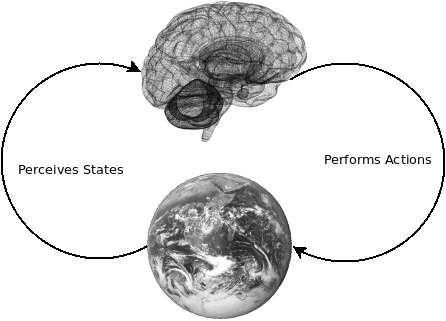

Recreate this plot in Python.

# coding: utf-8

# Reinforcement Learning
# ====

# Outline
# ---
# ***
# * Introduction & Motivation
#     * What is Reinforcement Learning (RL) ?
#     * Markov Decision Process (MDPs)
#     * Bellman Equations
# * Model-Based Reinforcement Learning
#     * Value Iteration 
#     * Policy Iteration 
# * Model-Free Reinforcement Learning
#     * Monte Carlo Control
#     * SARSA
#     * Q-Learning
# * Discussion, References, Further Reading

# What is Reinforcment Learning? 
# ---
# ***
# * *Reinforcement learning is the study of how animals and artificial systems can learn to optimize their behavior in the face of rewards and punishments* -- Peter Dyan, Encyclopedia of Cognitive Science
# * Not Supervised Learning - the animal/agent is not provided with examples of optimal behaviour, it has to be discovered!
# * It subsumes most Artificial Intelligence problems. Forms the basis of most modern intelligent agents frameworks
# * Ideas drawn from a wide range of contexts, including psychology (e.g, Skinner's "Operant Conditioning") and Philosophy (e.g, "Freedom, Equality, Property and Bentham"), neuroscience, operations research  

# Examples of Reinforcement Learning
# ---
# ***
# * Play Backgammon/Chess/Go/Poker (at human or superhuman level)
# * Hellicopter Control
# * Learn how to walk/crawl/swim/cycle
# * Elevator Scheduling
# * Optimising an petreulem refinery 
# 
# 

# The Markov Decision Process
# ---
# ***
# * The primary abstraction we are going to work in is the Markov Decision Process (MDP). 
# * MDPs capture the dynamics of a mini-world/universe/environment
# * An MDP is defined as a tuple $<S,A,T,R,\gamma>$ where: 
#     * $S$, $s \in S$ is a set of states
#     * $A$, $a \in A$ is a set of actions
#     * $R:S$, $R(s)$ is a function that maps states to rewards
#     * $T:S\times S\times A$, with $T(s'| s, a)$ being the probability of an agent landing from state $s$ to state $s'$ if it takes action $a$
#     * $\gamma$ is a discount factor - the impact of time on rewards
# 

# In[36]:

class MDP:
    """A Markov Decision Process, defined by an initial state, transition model,
    and reward function. We also keep track of a gamma value, for use by
    algorithms. We also keep track of the possible states, terminal states, and
    actions for each state. [page 615]"""

    def __init__(self, init, actlist, terminals, gamma=.99):
        update(self, init=init, actlist=actlist, terminals=terminals,
               gamma=gamma, states=set(), reward={})

    def R(self, state):
        "Return a numeric reward for this state."
        return self.reward[state]

    def T(state, action):
        """Transition model.  From a state and an action, return a list
        of (result-state, probability) pairs."""
        abstract
        
    def sample(state, action):
        """Sample from state action. Returns a new state"""
        abstract

    def actions(self, state):
        """Set of actions that can be performed in this state.  By default, a
        fixed list of actions, except for terminal states. Override this
        method if you need to specialize by state."""
        if state in self.terminals:
            return [None]
        else:
            return self.actlist


# The Markov Property and States
# ---
# ***
# * States represent sufficient statistics. 
# * Markov Property ensures that we only care about the present in order to act, not past states
# * Think Tetris - All information are can be captured by a single screenshot
# 
# 1984 Original Version|1986 DOS Version 
# -------------        | -------------
# <img src="250px-Tetris-VeryFirstVersion.png" alt="Drawing" style="width: 300px;">           | <img src="250px-Tetris_DOS_1986.png" alt="Drawing" style="width: 300px;">
# * States $s$ where there are no actions are called *terminal*(e.g., endgames) - there are other definitions as well
# 
# 
# 
# 

# Agents, Actions and Transitions
# ---
# ***
# * An agent is an entity capable of actions
# * An MDP can capture any environment that is inhabited either by exaclty one agent or that other agents are not adaptive
# * Notice how actions are described by the MDP, which captures the world dynamics, not the agent
# * In effect, the agent is just a "brain in a vat", an action-selector
# * The Agent perceives states/rewards and outputs actions
# * Transitions specify the effects of actions in the world (e.g.,  in Tetris, you push a button, the block spings)

# Rewards and the Discount Factor
# ---
# ***
# * Rewards describe state preferences
# * Agent is happier in some states of the MDP (e.g. in Tetris when the block level is low - a fish in water)
# * Punishment is just low/negative reward
# * $\gamma$
#     * the discount factor, describes the impact of time on rewards 
#     * "I want it now", the lower $\gamma$ is the less important future rewards are 
# * There are no "springs of rewards" in the real world - "human nature ?"

# Examples of Reward Schemes
# ---
# ***
# * Scoring in most video games
# * The distance a robot walked for a bipedal robot
# * The amount of food an animal eats
# * Money in modern societies
# * Army Medals ("Gamification") 
# *  (- Fuel spend on a flight)(+ Distance Covered)
# * Cold/Hot 

# Long Term Thinking
# ---
# * It might be better to delay satisfaction
# * Immidiate reward is not allways the maximum reward
# * In some settings there are no immidiate rewards at all (e.g. some solitaire games) 
# * MDPs and RL capture this
# * "Not going out tonight, study"
# * Long term investement

# Policy
# ---
# ***
# * The MDP (the universe) is populated by an Agent (an actor)
# * You can take actions (e.g. move around, move blocks)
# * The type of actions you take under a state is called the *policy*
# * $\pi_\theta: S \times A$, $\pi_\theta(s|a)$, a probabalistic mapping between states and actions, using parameters theta
# * Finding an optimal policy is *mostly* what the RL problem is all about
# 

# The Full Loop
# ---
# ***
# * See how the universe described by the MDP defines actions, not just states and transitions
# * An agent needs to action upon what it perceives
# * Notice the lack of body - "brain in a vat". Body is assumed to be part of the world. 
# 
# <img style="float:centre" src="RL.png">
# 
# 
# 
# 
# 

# Example MDP - EagleWorld
# ---
# ***
# <img style="float:left" src="MDPExample.png">
# 

# Agent Goals
# ---
# ***
# * The agents goal is to maximise its long term reward $J(\theta) = \mathbb{E}_{\pi_{\theta}}\left[\sum\limits_{t=0}^\infty{\gamma^tR(s)}\right]$
# 
# * $\underset{\theta}{\operatorname{argmax}}  J(\theta)$
# * Risk Neutral Agent - think of the EagleWorld Example
# * Rewards can be anything, but most organisms receive rewards only in a very limited amount of states (e.g., fish in water)
# * What if your reward signal is money ?
# * Sociopathic, Egotistic, Greed-is-good Gordon Gecco
# 

# Searching for a Good Policy
# ---
# ***
# * One can possibly search through all combinations of policies until he finds the best
# * Slow, does not work in larger MDPs
# * Exploration/Exploitation Dillema
#     * How much time/effort should be spend exploring for solutions
#     * How much time should be spend exploiting good solutions
# 

# Bellman Expectation Equations
# ---
# ***
# * There are the two most important functions related to an MDP 
# * Recursive definitions
# * $ {V^\pi (s) = R(s) + \sum\limits_{a \in A}\pi(s|a)\left( \gamma\sum\limits_{s' \in S} T(s'|s,a) V^\pi(s')     \right)}$ 
# * ${Q^\pi (s,a) =  \gamma\sum\limits_{s' \in S} T(s'|s,a)R(s')\left(   \sum\limits_{a' \in A}\pi(a',s')Q(s',a')    \right)}$ 
# * Called Q-Value(s) and V-Value(s) respectively
# * They are also interrelated
# * $Q^\pi(s,a) = \sum\limits_{s' \in S} T(s'|s,a) V^\pi(s')$
# * $V^\pi(s) =  \sum\limits_{a' \in A} \pi(s|a) Q^\pi(s,a)$
# 

# Optimal Policy and the Bellman Optimality Equation
# ---
# ***
# * An optimal policy can be defined in terms of Q-values
# * It is the policy that maximises Q values
# * $Q^*(s,a) = \max\limits_\pi Q(s,a)$
# * $Q^*(s,a) = \gamma\sum\limits_{s' \in S} T(s'|s,a)R(s')\max\limits_a'Q(s',a')$
# * $\pi^*(s,a) = \begin{cases} 1, & \mbox{if } \mbox{ $a = \underset{a \in A}{\operatorname{argmax}}  Q^*(s,a)$} \\ 0, & \mbox{if } \mbox{ otherwise} \end{cases}$

# In[37]:

def Q_value(a, s, V, mdp):
    "The expected reward of doing action a in state s, according to the MDP and V."
    return sum([p * V[s_prime] for (p, s_prime) in mdp.T(s, a)])

def optimal_policy(mdp, V):
    """Given an MDP and a value function V, determine the best policy,
    as a mapping from state to action. (Equation 17.4)"""
    pi = {}
    for s in mdp.states:
        pi[s] = argmax(mdp.actions(s), lambda a:Q_value(a, s, V, mdp))
    return pi



# Example MDP - EagleWorld (2)
# ---
# ***
# 
# <img style="float:left" src="MDPExample.png">
# <center><font color='red'>$\pi(Flying, Attack\_Boar) = 1/3, \pi(Flying, Attack\_Turtle) = 1/3, \pi(Flying, Keep\_Flying) = 1/3$</font></center>
# <center><font color='red'>$Q(Flying, Attack\_Boar)   = 0.99 * (10 * 0.5 + 0.5* -1) = 4.455$</font></center>
# <center><font color='red'>$Q(Flying, Attack\_Turtle) = 0.99 * (0.9 * 3 + 0.1* -1) = 2.574$</font></center>
# <center><font color='red'>$Q^\pi(Flying, Keep\_Flying) = 0.99  (0.33  Q^\pi(Flying, Attack\_Turtle) + 0.33  Q(Flying, Attack\_Boar) + 0.33 Q(Flying, Keep\_Flying)$</font></center>

# Example MDP - EagleWorld (2)
# ---
# ***
# 
# <img style="float:left" src="MDPExample.png">
# <center><font color='red'>$Q(Flying, Attack\_Boar)   = 0.99 * (10 * 0.5 + 0.5* -1) = 4.455$</font></center>
# <center><font color='red'>$Q(Flying, Attack\_Turtle) = 0.99 * (0.9 * 3 + 0.1* -1) = 2.574$</font></center>
# <center><font color='red'>$Q^*(Flying, Keep\_Flying) = 0.99  (max ( Q^*(Flying, Attack\_Turtle) , Q(Flying, Attack\_Boar), Q(Flying, Keep\_Flying))$</font></center>
# <center><font color='red'>$\pi(Flying,Attack\_Boar = 1)$</font></center>

# Agents Revisited
# ---
# ***
# * An Agent can be composed of a number of things
#   * A policy 
#   * A Q-Value/and or V-Value Function
#   * A Model of the environment (the MDP)
#   * Inference/Learning Mechanisms
#   * ...
# * An agent has to be able to *create a policy* either on the fly or using Q-Values 
# * The Model/Q/V-Values serve as intermediate points towards construcing a policy

# Relationship to the rest of Machine Learning
# ---
# ***
# * How can one learn a model of the world ? 
#     * Possibly by breaking it down into smaller, abstract chunks
#         * Unsupervised Learning
#     * ... and learning what effects ones actions have the envinroment
#         * Supervised Learning
# * RL weaves all fields of Machine Learning (and possibly Artificial Intelligence) into one coherent whole
# * The purpose of all learning is action!
#     * You need to be able to recognise faces so you can create state
#     * ... and act on it
# 

# *Review Questions*
# ---
# ***
# 1. Give a brief, intuitive description of Reinforcment Learning
# 2. Define a Markov Decision Process
# 2. Define an Agent
# 3. Define the policy of an agent
# 5. What is an Optimal Policy ? 
# 4. Assume an MDP with with single state $s_0$ and two actions $a_0, a_1$. Assume a policy $\pi(s_0|a_0) = 0.3$, $\pi(s_0|a_1) = 0.7$. Briefly give an intuitive explanation of the policy in this setting. 
# 5. Assume an MDP with states $s_0, s_1, s_2$, $R(s_0) = 0$, $R(s_1) = 2$ and $R(s_2) = 1$ and actions $a_0,a_1$. Also assume transitions $T(s_1|s_0, a_0) = 1$, $T(s_2|s_0,a_1) = 1$. State $s_1,s_2$ are terminal  
#     1. What is Q(s_0,a_0) and Q(s_0,a_1) ? 
#     1. What should be the policy $\pi(s_0|a_0)$ and $\pi(s_0|a_1)$ ? 
#     1. What is V(s_0) ? 
# 6. Think of a simple MDP and draw it. Does it have terminal states ? Can it be solved directly using Bellman Backups ? 
# 

# Model Based Reinforcement Learning
# ---
# ***
# * ...also known as planning in certain contexts
# * Who was doing the thinking in the previous example (You? The eagle ?)  
# * An agent has access to model, i.e. has a copy of the MDP (the outside world) in its brain
# * Using that copy, it tries to "think" what is the best route of action
# * It than executes this policy on the real world MDP
# * You can't really copy the world inside your head, but you can copy the dynamics
# * "This and that will happen if I push the chair"
# * Thinking, introspection...

# In[403]:

from utils import *
import matplotlib.pyplot as plt


class GridMDP(MDP):
    """A two-dimensional grid MDP, as in [Figure 17.1].  All you have to do is
    specify the grid as a list of lists of rewards; use None for an obstacle
    (unreachable state).  Also, you should specify the terminal states.
    An action is an (x, y) unit vector; e.g. (1, 0) means move east."""
    def __init__(self, grid, terminals, init=(0, 0), gamma=.9):
        MDP.__init__(self, init, actlist=orientations,
                     terminals=terminals, gamma=gamma)
        update(self, grid=grid, rows=len(grid), cols=len(grid[0]))
        for x in range(self.rows):
            for y in range(self.cols):
                self.reward[x, y] = grid[x][y]
                if grid[x][y] is not None:
                    self.states.add((x, y))
        self.orig_grid = grid

    def T(self, state, action):
        if action == None:
            return [(0.0, state)]
        else:
            return [(0.8, self.go(state, action)),
                    (0.1, self.go(state, turn_right(action))),
                    (0.1, self.go(state, turn_left(action)))]

    def go(self, state, direction):
        "Return the state that results from going in this direction."
        state1 = vector_add(state, direction)
        return if_(state1 in self.states, state1, state)

    def to_grid(self, mapping):
        """Convert a mapping from (x, y) to v into a [[..., v, ...]] grid."""
        grid = []
        for x in range(self.rows):
            line = []
            for y in range(self.cols):
                line += [mapping[x,y]]#
            grid.append(line)
                         
        return grid
              
    def to_arrows(self, policy):
        """Print text arrows from a policy."""
        chars = {(1, 0):'v', (0, 1):'>', (-1, 0):'^', (0, -1):'<', None: '.'}
        return self.to_grid(dict([(s, chars[a]) for (s, a) in policy.items()]))
    
    def to_plt_arrows(self,values, policy):
        """Create an image from a values function and a policy ."""
        plt = self.to_plt(self.to_grid(values))
        chars = {(1, 0):(0,0.2), (0, 1):(0.2,0), (-1, 0):(0,-0.2), (0, -1):(-0.2,0), None: None}
        #policy = dict([(s, chars[a]) for (s, a) in policy.items()])
        #print policy
        for x in range(self.rows):
            line = []
            for y in range(self.cols):
                #print x,y,  policy[x,y], "policy"
                val = chars[policy[x,y]]
                if(val is not None):
                    plt.arrow(y,x,val[0],val[1], hold = True)
                
    
    def to_plt(self, grid = None, fig = None):
        """Create an image from a grid, intensity representing reward ."""
        #import numpy as np
        if(grid is None):
            grid = self.grid
        plt.clf()
        # Choose gray colormap
        cmap = plt.get_cmap("gist_gray")
        # Set ticks to the way we like them
        xticks = np.arange(0, len(grid[0]), 1)
        yticks = np.arange(0, len(grid), 1.0)
        plt.xticks(xticks) 
        plt.yticks(yticks)
        extent = np.array([- 0.5,len(grid[0])- 0.5, len(grid) - 0.5, - 0.5]) 
        # create the image
        cax = plt.imshow(grid, cmap = cmap, interpolation="nearest", aspect='equal', extent=extent, origin='upper')
        #cax = plt.imshow(grid, cmap = cmap, interpolation="nearest")

        # Add colorbar
        cbar = plt.colorbar(cax, ticks=[-1, 0, 1])
        #plt.grid(True)
        for tick in xticks[:-1]: plt.axhline(tick + 0.5)
        for tick in yticks: plt.axvline(tick + 0.5)
        plt.hold(True)
        if (fig is not None):
            plt.savefig(fig)
        return plt



# In[404]:

grid = [[-0.04, -0.04, -0.04, +1],
        [-0.04, -0.04, -0.04, -1],
        [-0.04, -0.04, -0.04, -0.04]]
terminals = [(0, 3), (1, 3)]
gmdp = GridMDP(grid,terminals=terminals)


# In[406]:

plt = gmdp.to_plt(fig = "grid.png")
plt.show()


# In[409]:

def value_iteration(mdp, epsilon=0.001):
    "Solving an MDP by value iteration."
    #print mdp.states
    V1 = dict([(s, 0) for s in mdp.states])
    R, T, gamma = mdp.R, mdp.T, mdp.gamma
    while True:
        V = V1.copy() 
        delta = 0
        for s in mdp.states:
            V1[s] = R(s) + gamma * max([sum([p * V[s1] for (p, s1) in T(s, a)])
                                        for a in mdp.actions(s)])
            delta = max(delta, abs(V1[s] - V[s]))
        if delta < epsilon * (1 - gamma) / gamma:
             return V


# In[419]:

values = value_iteration(gmdp)
policy =  optimal_policy(gmdp, values)
gmdp.to_plt_arrows(value, policy)


# In[559]:

def policy_iteration(mdp):
    "Solve an MDP by policy iteration [Fig. 17.7]"
    U = dict([(s, 0) for s in mdp.states])
    pi = dict([(s, random.choice(mdp.actions(s))) for s in mdp.states])
    while True:
        U1 = U.copy()
        U1 = policy_evaluation(pi, U1, mdp)
        unchanged = True
        #print U1
        for s in mdp.states:   
            a = argmax(mdp.actions(s), lambda a: Q_value(a,s,U1,mdp) + random.random()*0.00000001)
            if a != pi[s]:
                pi[s] = a
                unchanged = False
        if unchanged:
            return U1, pi

def policy_evaluation(pi, U, mdp, k=50):
    """Return an updated utility mapping U from each state in the MDP to its
    utility, using an approximation (modified policy iteration)."""
    R, T, gamma = mdp.R, mdp.T, mdp.gamma
    for i in range(k):
        for s in mdp.states:
            U[s] = R(s) + gamma * sum([p * U[s1] for (p, s1) in T(s, pi[s])])
    return U
    


# In[560]:

gmdp = GridMDP(grid,terminals=terminals)


# In[562]:

values, policy  = policy_iteration(gmdp)
gmdp.to_plt_arrows(values, policy)


# In[561]:




# In[ ]:



